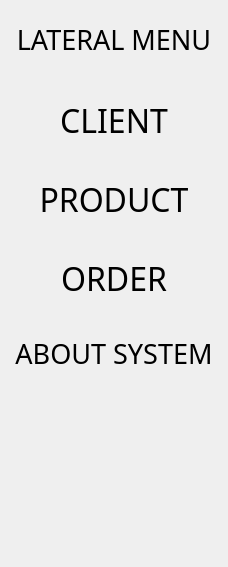
         <widget class="QWidget" name="lateral_menu">
          <layout class="QVBoxLayout" name="verticalLayout_12">
           <item>
            <spacer name="verticalSpacer_49">
             <property name="orientation">
              <enum>Qt::Vertical</enum>
             </property>
             <property name="sizeType">
              <enum>QSizePolicy::Maximum</enum>
             </property>
             <property name="sizeHint" stdset="0">
              <size>
               <width>20</width>
               <height>10</height>
              </size>
             </property>
            </spacer>
           </item>
           <item>
            <widget class="QLabel" name="menu_title">
             <property name="sizePolicy">
              <sizepolicy hsizetype="Preferred" vsizetype="Fixed">
               <horstretch>0</horstretch>
               <verstretch>0</verstretch>
              </sizepolicy>
             </property>
             <property name="font">
              <font>
               <family>Fira Sans</family>
               <pointsize>20</pointsize>
              </font>
             </property>
             <property name="text">
              <string>LATERAL MENU</string>
             </property>
             <property name="alignment">
              <set>Qt::AlignCenter</set>
             </property>
            </widget>
           </item>
           <item>
            <spacer name="verticalSpacer_50">
             <property name="orientation">
              <enum>Qt::Vertical</enum>
             </property>
             <property name="sizeType">
              <enum>QSizePolicy::Maximum</enum>
             </property>
             <property name="sizeHint" stdset="0">
              <size>
               <width>20</width>
               <height>30</height>
              </size>
             </property>
            </spacer>
           </item>
           <item>
            <widget class="QPushButton" name="btn_client">
             <property name="sizePolicy">
              <sizepolicy hsizetype="Minimum" vsizetype="Preferred">
               <horstretch>0</horstretch>
               <verstretch>0</verstretch>
              </sizepolicy>
             </property>
             <property name="font">
              <font>
               <family>Fira Sans Medium</family>
               <pointsize>24</pointsize>
              </font>
             </property>
             <property name="autoFillBackground">
              <bool>false</bool>
             </property>
             <property name="styleSheet">
              <string notr="true">QPushButton:hover
{
   border: 4px solid  rgb(31, 80, 20);
	background-color: rgb(236, 236, 224);
}
</string>
             </property>
             <property name="text">
              <string>CLIENT</string>
             </property>
             <property name="autoDefault">
              <bool>false</bool>
             </property>
             <property name="default">
              <bool>false</bool>
             </property>
             <property name="flat">
              <bool>true</bool>
             </property>
            </widget>
           </item>
           <item>
            <spacer name="verticalSpacer_51">
             <property name="orientation">
              <enum>Qt::Vertical</enum>
             </property>
             <property name="sizeType">
              <enum>QSizePolicy::Maximum</enum>
             </property>
             <property name="sizeHint" stdset="0">
              <size>
               <width>20</width>
               <height>20</height>
              </size>
             </property>
            </spacer>
           </item>
           <item>
            <widget class="QPushButton" name="btn_product">
             <property name="sizePolicy">
              <sizepolicy hsizetype="Minimum" vsizetype="Preferred">
               <horstretch>0</horstretch>
               <verstretch>0</verstretch>
              </sizepolicy>
             </property>
             <property name="font">
              <font>
               <family>Fira Sans Medium</family>
               <pointsize>24</pointsize>
              </font>
             </property>
             <property name="styleSheet">
              <string notr="true">QPushButton:hover
{
   border: 4px solid  rgb(31, 80, 20);
	background-color: rgb(236, 236, 224);

}
</string>
             </property>
             <property name="text">
              <string>PRODUCT</string>
             </property>
             <property name="autoDefault">
              <bool>false</bool>
             </property>
             <property name="flat">
              <bool>true</bool>
             </property>
            </widget>
           </item>
           <item>
            <spacer name="verticalSpacer_52">
             <property name="orientation">
              <enum>Qt::Vertical</enum>
             </property>
             <property name="sizeType">
              <enum>QSizePolicy::Maximum</enum>
             </property>
             <property name="sizeHint" stdset="0">
              <size>
               <width>20</width>
               <height>20</height>
              </size>
             </property>
            </spacer>
           </item>
           <item>
            <widget class="QPushButton" name="btn_order">
             <property name="sizePolicy">
              <sizepolicy hsizetype="Minimum" vsizetype="Preferred">
               <horstretch>0</horstretch>
               <verstretch>0</verstretch>
              </sizepolicy>
             </property>
             <property name="font">
              <font>
               <family>Fira Sans Medium</family>
               <pointsize>24</pointsize>
              </font>
             </property>
             <property name="toolTip">
              <string/>
             </property>
             <property name="styleSheet">
              <string notr="true">QPushButton:hover
{
   border: 4px solid  rgb(31, 80, 20);
	background-color: rgb(236, 236, 224);

}
</string>
             </property>
             <property name="text">
              <string>ORDER</string>
             </property>
             <property name="autoDefault">
              <bool>false</bool>
             </property>
             <property name="flat">
              <bool>true</bool>
             </property>
            </widget>
           </item>
           <item>
            <spacer name="verticalSpacer_53">
             <property name="orientation">
              <enum>Qt::Vertical</enum>
             </property>
             <property name="sizeType">
              <enum>QSizePolicy::Maximum</enum>
             </property>
             <property name="sizeHint" stdset="0">
              <size>
               <width>20</width>
               <height>20</height>
              </size>
             </property>
            </spacer>
           </item>
           <item>
            <widget class="QPushButton" name="btn_about">
             <property name="sizePolicy">
              <sizepolicy hsizetype="Preferred" vsizetype="Preferred">
               <horstretch>0</horstretch>
               <verstretch>0</verstretch>
              </sizepolicy>
             </property>
             <property name="minimumSize">
              <size>
               <width>0</width>
               <height>0</height>
              </size>
             </property>
             <property name="sizeIncrement">
              <size>
               <width>0</width>
               <height>0</height>
              </size>
             </property>
             <property name="font">
              <font>
               <family>Fira Sans Medium</family>
               <pointsize>20</pointsize>
              </font>
             </property>
             <property name="styleSheet">
              <string notr="true">QPushButton:hover
{
   border: 4px solid  rgb(31, 80, 20);
	background-color: rgb(236, 236, 224);

}
</string>
             </property>
             <property name="text">
              <string>ABOUT SYSTEM</string>
             </property>
             <property name="autoDefault">
              <bool>false</bool>
             </property>
             <property name="flat">
              <bool>true</bool>
             </property>
            </widget>
           </item>
           <item>
            <spacer name="verticalSpacer_54">
             <property name="orientation">
              <enum>Qt::Vertical</enum>
             </property>
             <property name="sizeType">
              <enum>QSizePolicy::Maximum</enum>
             </property>
             <property name="sizeHint" stdset="0">
              <size>
               <width>50</width>
               <height>180</height>
              </size>
             </property>
            </spacer>
           </item>
          </layout>
         </widget>
